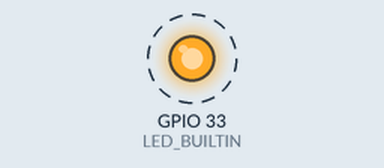
Recording of a sketch running on a simulated ESP32. Parts: output pins drawn as LEDs (lit = HIGH). Dashed ring = blinking. What the sketch prints to the serial monitor is not drawn.

Above: at 0.5 s.
Timing chart, 0 to 4.6 s (numbered marks = the images above):
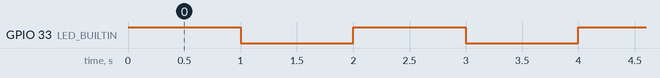

The sketch:

ex5-1-33-twousoneBlink.ino
```cpp
// (licence header left out)
#define LED_BUILTIN 33 // определили пин контрольного светодиода

// ****************************************************************************
// *          Выполнить настройки один раз при нажатии кнопки reset           *
// *                      или при включении питания платы                     *
// ****************************************************************************
void setup()
{
   pinMode (LED_BUILTIN, OUTPUT);
   Serial.begin (115200);

   // Определяем дополнительную задачу
   xTaskCreatePinnedToCore (
      loop2,          // название функции, которая будет запускаться, как параллельная задача
      "Всем привет!", // название задачи
      1000,           // размер стека в байтах. Задача будет использовать этот объем памяти, когда
                      // ей потребуется сохранить временные переменные и результаты. Для задач с
                      // большим объемом памяти потребуется больший размер стека.
      NULL,           // указатель на параметр, который будет передан новой задаче.
                      // NULL, если параметр не передаётся.
      0,              // приоритет задачи
      NULL,           // дескриптор или указатель на задачу. Его можно использовать для вызова задачи.
                      // Если это не требуется, то NULL.
      0               // идентификатор ядра процессора, на котором требуется запустить задачу.
                      // У ESP32 есть два ядра, обозначенные как 0 и 1.
   );
}
// ****************************************************************************
// *           Циклически выполнять первую задачу мигания светодиодом         *
// ****************************************************************************
void loop()
{
  digitalWrite (LED_BUILTIN, HIGH);
  delay (1000);
  digitalWrite (LED_BUILTIN, LOW);
  delay (1000);
}
// ****************************************************************************
// *  Выполнять передачу текста в последовательный порт в бесконечном цикле   *
// *      (поочерёдный полусекундный вывод в com-порт слов "Всем привет!")    *
// *                                                                          *
// * !!! Если задача завершится (не будет циклится),контроллер перезагрузится *
// ****************************************************************************
void loop2 (void* pvParameters)
{
  while (1)
  {
    Serial.print ("Всем ");
    delay (500);
    Serial.println ("привет!");
    delay (500);
  }
}

// ********************************************* ex5-1-33-twousoneBlink.ino ***
```

Measured:
- by itself, GPIO 33 (LED_BUILTIN): alternates HIGH for 1.0 s and LOW for 1.0 s
